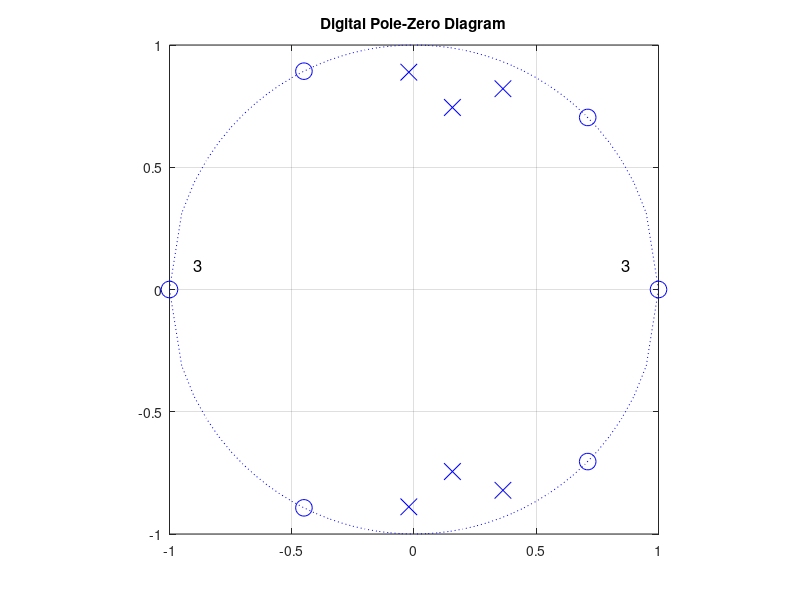
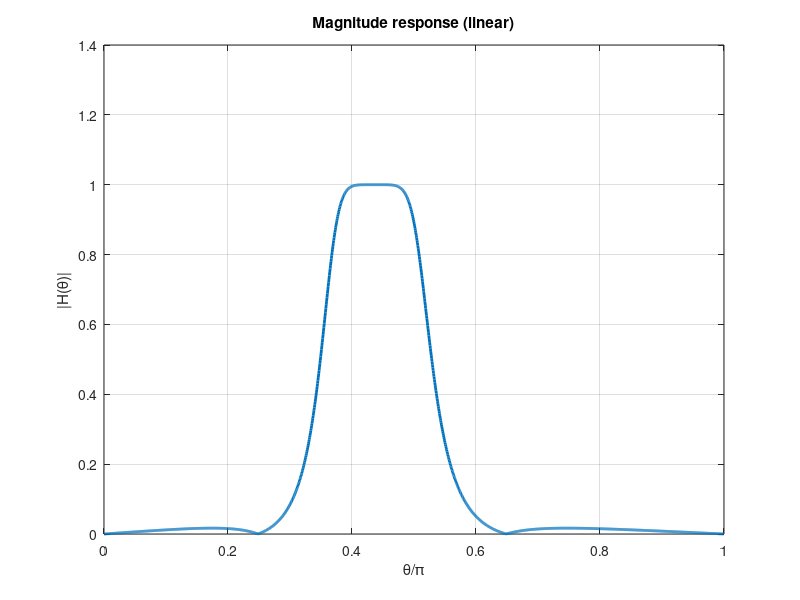
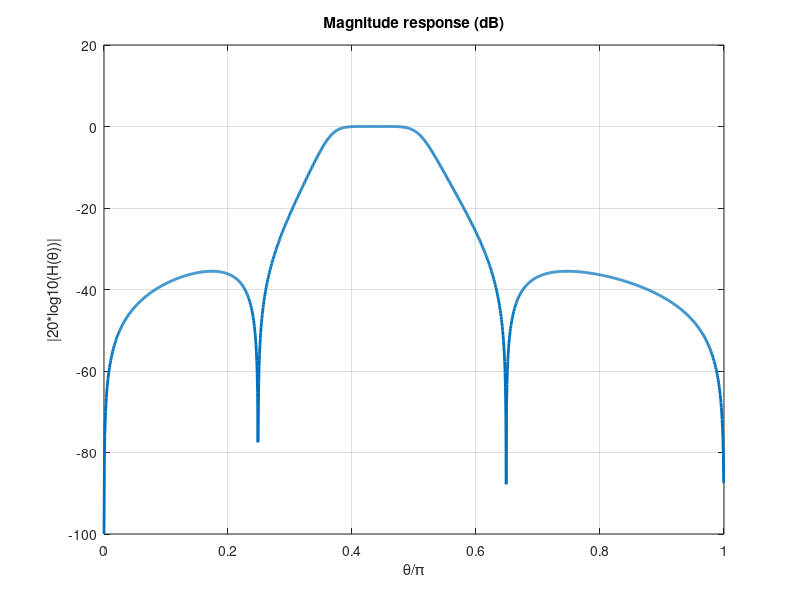
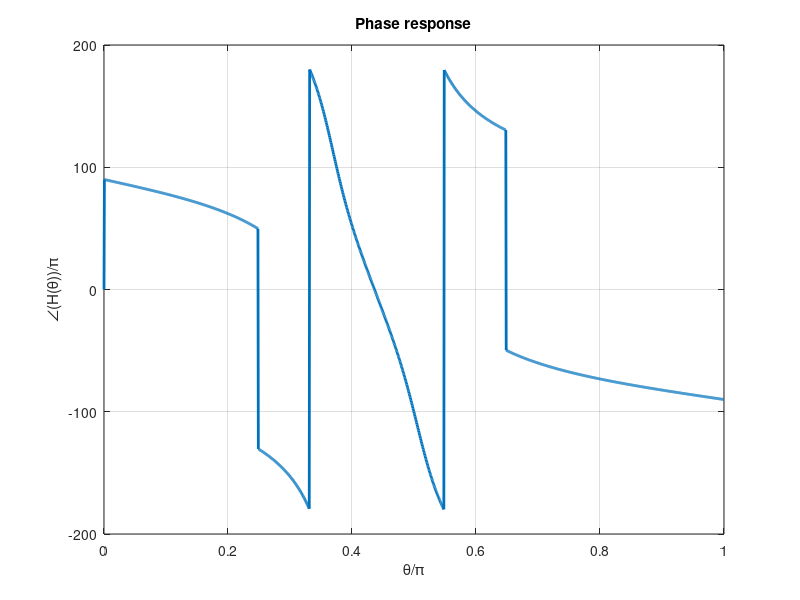

MATLAB code for these plots, in order:
clear all;format long;clc;
Ap=1;As=33;
f1=1000;f2=1500;f3=2000;f4=2500;fsampling=8000;

excess='stop';
% excess='pass';

%Digital Cutoff Frequencies (Step 1)
theta1=2*pi*f1/fsampling
theta2=2*pi*f2/fsampling
theta3=2*pi*f3/fsampling
theta4=2*pi*f4/fsampling

%Prewarping (Step 2)
w1=2*fsampling*tan(theta1/2)
w2=2*fsampling*tan(theta2/2)
w3=2*fsampling*tan(theta3/2)
w4=2*fsampling*tan(theta4/2)

%Backward Transformation (Step 3)
Wp=1
Ws1=(w2*w3-w1^2)/w1/(w3-w2)
Ws2=(w4^2-w2*w3)/w4/(w3-w2)
Ws=min(abs(Ws1),abs(Ws2))

%Cutoff Frequency Adjustments
w1a=w1;
w4a=w4;
if abs(Ws1) > Ws2
    w1a=w2*w3/w4;
else
    w4a=w2*w3/w1;
end
w1a
w4a
theta1a=2*atan(w1a/(2*fsampling))
theta4a=2*atan(w4a/(2*fsampling))

%Order of the Normalized Lowpass Filter (Step 4)
n=acosh(sqrt((10^(0.1*As)-1)/(10^(0.1*Ap)-1)))/acosh(Ws)
n=ceil(n)

%Recalculation of Ap, As, e
Ap1=Ap;
As1=As;
if excess == lower('pass')
    Ap1=10*log10(1+(10^(0.1*As)-1)/cosh(n*acosh(Ws))^2);
    e1=1/sqrt(10^(0.1*As1)-1);
else
    As1=10*log10(1+(10^(0.1*Ap)-1)*cosh(n*acosh(Ws))^2);
end
e1=1/sqrt(10^(0.1*As1)-1)
Ap1
As1
e1

%Normalized lowpass poles and zeros
%Parameter a
a=(1/n)*asinh(sqrt(10^(0.1*As1)-1)) 
k=0:ceil((n-3)/2);
Sa=-1./(sinh(a)*sin(pi*(2*k+1)/(2*n))+j*cosh(a)*cos(pi*(2*k+1)/(2*n)));
Sa=[Sa,conj(Sa)];
Sa=cplxpair(Sa);
Sb=reshape(Sa,[2,ceil((n-1)/2)]);
S=Sa;
if rem(n,2)==1 S=[-1/sinh(a),Sa]; end
S
k1=0:floor((n-2)/2);
SZa=j./cos(pi*(2*k1+1)/2/n);
SZa=[SZa,conj(SZa)];
SZa=cplxpair(SZa);
SZb=reshape(SZa,[2,ceil((n-1)/2)]);
SZ=SZa;
if rem(n,2)==1 SZ=[inf,SZa]; end
SZ

if excess == 'stop'
    Wc=cosh((1/n)*acosh(sqrt((10^(0.1*As1)-1)/(10^(0.1*Ap1)-1))));
else
    Wc=(w4-w1)/(w3a-w2a);
end
Wc
S=Wc*S
SZ=Wc*SZ
Sa=Wc*Sa;
SZa=Wc*SZa;

%Poles and Zeros of the Frequency Transformed Bandpass Filter (Step 6)
s1=(1/2)*((w3-w2)*S+sqrt(S.^2*(w3-w2)^2-4*w2*w3));
s2=(1/2)*((w3-w2)*S-sqrt(S.^2*(w3-w2)^2-4*w2*w3));
s=[s1,s2]
s=cplxpair(s)

sz1=(1/2)*((w3-w2)*SZ+sqrt(SZ.^2*(w3-w2)^2-4*w2*w3));
sz2=(1/2)*((w3-w2)*SZ-sqrt(SZ.^2*(w3-w2)^2-4*w2*w3));
sz=[sz1,sz2]

%Poles and Zeros of the Digital Filter (Step 7)
p=(2*fsampling+s)./(2*fsampling-s)
z=(2*fsampling+sz)./(2*fsampling-sz);
z(1)=z(5);
z(4)=z(2);
z(2)=z(3);
z(3)=z(6);
z(5)=1;
z(6)=-1;
z
p1=reshape(p,[2,n])
z1=reshape(z,[2,n])

%Second Order Sections (Step 8)
DenSOS=[ones(1,n);-sum(p1);prod(p1)]
NumSOS=[ones(1,n);-sum(z1);prod(z1)]

%Finding the Constant Term b0 (Step 9)
wp=sqrt(w2*w3)
thetap=2*atan(wp/(2*fsampling))
Q=exp(-1j*[0:2]'*thetap);
b0a=abs(DenSOS'*Q)./abs(NumSOS'*Q)
b0b=prod(b0a);
if rem(n,2)==0 b0=b0b*10^(-0.05*Ap1); else b0=b0b; end
%if rem(n,2)==0 & excess=='pass' b0=b0b/sqrt(1+epsilon^2); end
b0
Den=poly(p);
Num=poly(z);
singleb0=b0
%Plots
x=-1:0.05:1;
ty=sqrt(1-x.^2);
figure(1);
plot(x,ty,':b',x,-ty,':b');
hold on;
plot(real(p),imag(p),'bx','MarkerSize',12);hold on;
plot(real(z),imag(z),'bo','MarkerSize',12);grid on;
axis([-1,1,-1,1]);axis square;
nstr=num2str(n);
text(0.85,0.1,nstr,'FontSize',12);
text(-0.9,0.1,nstr,'FontSize',12);
title('Digital Pole-Zero Diagram');hold off;
theta=0:0.002:pi;
Q=exp(-1j*[0:2]'*theta);
H=singleb0*Num*exp(-j*[0:length(Num)-1]'*theta) ...
./(Den*exp(-j*[0:length(Den)-1]'*theta));
figure(2);plot(theta/pi,abs(H),'LineWidth',2);grid on;
xlabel('\theta/\pi');ylabel('|H(\theta)|');
title('Magnitude response (linear)');
Mag=20*log10(abs(H));
Th=-100;
Mag=(Mag >= Th).*Mag + Th*(Mag < Th);
figure(3);plot(theta/pi,Mag,'LineWidth',2);grid on;
xlabel('\theta/\pi');ylabel('|20*log10(H(\theta))|');
title('Magnitude response (dB)');
figure(4);plot(theta/pi,angle(H)*180/pi,'LineWidth',2);grid on;
xlabel('\theta/\pi');ylabel('\angle(H(\theta))/\pi');
title('Phase response');
%Verify (Step 10)
H0=abs(H(1))
H1=abs(H(length(H)))
wo=sqrt(w2*w3)
thetao=2*atan(wo/(2*fsampling));
thetac=[theta1,theta1a,theta2,theta3,theta4a,theta4,thetao];
Qc=exp(-j*[0:2]'*thetac);
Hc=singleb0*Num*exp(-j*[0:length(Num)-1]'*thetac) ...
./(Den*exp(-j*[0:length(Den)-1]'*thetac));
Hc=20*log10(abs(Hc))
Ap1
As1
